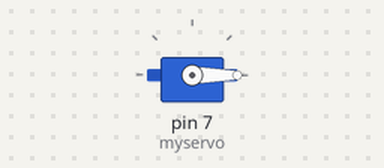
Bench run of a sketch on a simulated Arduino Uno, built with avr-gcc and run on an emulated ATmega328P. Shown: servo.

Above: at 0.05 s.
Timing chart, 0 to 6.9 s (numbered marks = the images above):
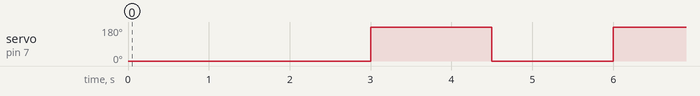

Measured:
- by itself, servo on pin 7 (myservo): alternates 180° for 1.5 s and 0° for 1.5 s

The sketch:

test_2.ino
```cpp
#include <Servo.h>
   Servo myservo; // create servo object to control a servo

void setup() {
   myservo.attach(7); // attaches the servo on pin 9 to the servo object
      myservo.write(0);
}

void loop() {
   delay(1500);
   myservo.write(0);
   delay(1500);
   myservo.write(180); // sets the servo position according to the scaled value

}
```
